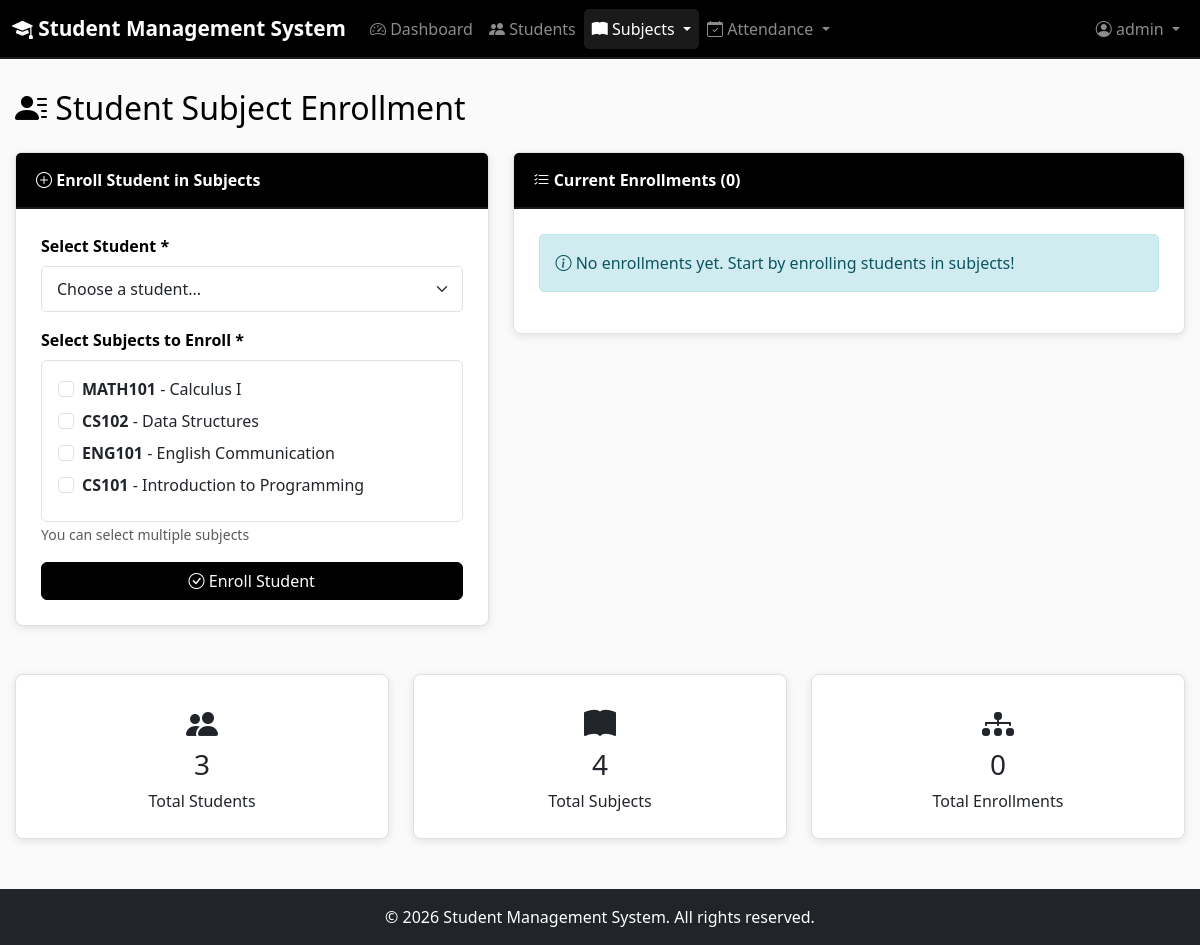
/subjects/enrollments.php (signed in), run on the app's committed database.
### tables this page shows
CREATE TABLE IF NOT EXISTS subjects (
    id INT AUTO_INCREMENT PRIMARY KEY,
    subject_code VARCHAR(20) NOT NULL UNIQUE,
    subject_name VARCHAR(100) NOT NULL,
    description TEXT,
    created_at TIMESTAMP DEFAULT CURRENT_TIMESTAMP,
    updated_at TIMESTAMP DEFAULT CURRENT_TIMESTAMP ON UPDATE CURRENT_TIMESTAMP,
    INDEX idx_subject_code (subject_code)
);

### config/database.php (called while the page is built, shortened)
<?php
try {
    $pdo = new PDO(
        "mysql:host=" . DB_HOST . ";dbname=" . DB_NAME . ";charset=utf8mb4",
        DB_USER,
        DB_PASS,
        [
            PDO::ATTR_ERRMODE => PDO::ERRMODE_EXCEPTION,
            PDO::ATTR_DEFAULT_FETCH_MODE => PDO::FETCH_ASSOC,
            PDO::ATTR_EMULATE_PREPARES => false
        ]
    );
} catch (PDOException $e) {
    die("Database connection failed: " . $e->getMessage());
}
function query($sql, $params = []) {
    global $pdo;
    try {
        $stmt = $pdo->prepare($sql);
        $stmt->execute($params);
        return $stmt;
    } catch (PDOException $e) {
        error_log("Query Error: " . $e->getMessage());
        return false;
    }
}
function fetchAll($sql, $params = []) {
    $stmt = query($sql, $params);
    return $stmt ? $stmt->fetchAll() : [];
}
?>

### subjects/enrollments.php (the view, shortened to what this page needs)
<?php
require_once '../config/database.php';
$students = fetchAll("SELECT id, student_id, full_name, course, year_level FROM students ORDER BY full_name");
$subjects = fetchAll("SELECT id, subject_code, subject_name FROM subjects ORDER BY subject_name");
$enrollments = fetchAll("
    SELECT ss.id, s.student_id, s.full_name, s.course, s.year_level,
           sub.subject_code, sub.subject_name, ss.enrolled_at
    FROM student_subjects ss
    JOIN students s ON ss.student_id = s.id
    JOIN subjects sub ON ss.subject_id = sub.id
    ORDER BY s.full_name, sub.subject_name
");
require_once '../includes/header.php';
?>
<div class="row">
    <div class="col-12">
        <h2 class="mb-4"><i class="bi bi-person-lines-fill"></i> Student Subject Enrollment</h2>
    </div>
</div>
<div class="row">
    <div class="col-lg-5">
        <div class="card mb-4">
            <div class="card-header">
                <i class="bi bi-plus-circle"></i> Enroll Student in Subjects
            </div>
            <div class="card-body">
                <form method="POST">
                    <div class="mb-3">
                        <label for="student_id" class="form-label">Select Student *</label>
                        <select class="form-select" id="student_id" name="student_id" required>
                            <option value="">Choose a student...</option>
                        </select>
                    </div>
                    <div class="mb-3">
                        <label class="form-label">Select Subjects to Enroll *</label>
                        <div class="border rounded p-3" style="max-height: 300px; overflow-y: auto;">
                            <?php if (count($subjects) > 0): ?>
                                <?php foreach ($subjects as $subject): ?>
                                    <div class="form-check mb-2">
                                        <input class="form-check-input" type="checkbox" name="subjects[]"
                                               value="<?php echo $subject['id']; ?>"
                                               id="subject_<?php echo $subject['id']; ?>">
                                        <label class="form-check-label" for="subject_<?php echo $subject['id']; ?>">
                                            <strong><?php echo htmlspecialchars($subject['subject_code']); ?></strong> -
                                            <?php echo htmlspecialchars($subject['subject_name']); ?>
                                        </label>
                                    </div>
                                <?php endforeach; ?>
                            <?php else: ?>
                                <p class="text-muted">No subjects available. <a href="/amsp/subjects/add.php">Add subjects first</a>.</p>
                            <?php endif; ?>
                        </div>
                        <small class="text-muted">You can select multiple subjects</small>
                    </div>
                    <button type="submit" class="btn btn-dark w-100">
                        <i class="bi bi-check-circle"></i> Enroll Student
                    </button>
                </form>
            </div>
        </div>
    </div>
    <div class="col-lg-7">
        <div class="card">
            <div class="card-header">
                <i class="bi bi-list-check"></i> Current Enrollments (<?php echo count($enrollments); ?>)
            </div>
            <div class="card-body">
                <?php if (count($enrollments) > 0): ?>
                    <div class="mb-3">
                        <input type="text" class="form-control" id="searchEnrollment"
                               placeholder="Search by student name or subject..."
                               onkeyup="filterEnrollments()">
                    </div>
                    <div class="table-responsive">
                        <table class="table table-hover table-striped" id="enrollmentTable">
                            <thead>
                                <tr>
                                    <th>Student ID</th>
                                    <th>Student Name</th>
                                    <th>Subject Code</th>
                                    <th>Subject Name</th>
                                    <th>Enrolled Date</th>
                                    <th>Action</th>
                                </tr>
                            </thead>
                            <tbody>
                                <?php foreach ($enrollments as $enrollment): ?>
                                    <tr>
                                        <td><?php echo htmlspecialchars($enrollment['student_id']); ?></td>
                                        <td>
                                            <strong><?php echo htmlspecialchars($enrollment['full_name']); ?></strong><br>
                                            <small class="text-muted"><?php echo htmlspecialchars($enrollment['course']); ?></small>
                                        </td>
                                        <td><span class="badge bg-dark"><?php echo htmlspecialchars($enrollment['subject_code']); ?></span></td>
                                        <td><?php echo htmlspecialchars($enrollment['subject_name']); ?></td>
                                        <td><?php echo date('M d, Y', strtotime($enrollment['enrolled_at'])); ?></td>
                                        <td>
                                            <a href="?unenroll=<?php echo $enrollment['id']; ?>"
                                               class="btn btn-sm btn-outline-danger"
                                               onclick="return confirm('Remove this enrollment?')">
                                                <i class="bi bi-x-circle"></i> Unenroll
                                            </a>
                                        </td>
                                    </tr>
                                <?php endforeach; ?>
                            </tbody>
                        </table>
                    </div>
                <?php else: ?>
                    <div class="alert alert-info">
                        <i class="bi bi-info-circle"></i> No enrollments yet. Start by enrolling students in subjects!
                    </div>
                <?php endif; ?>
            </div>
        </div>
    </div>
</div>
<div class="row mt-4">
    <div class="col-md-4">
        <div class="card">
            <div class="card-body text-center">
                <i class="bi bi-people-fill" style="font-size: 2rem;"></i>
                <h3><?php echo count($students); ?></h3>
                <p class="mb-0">Total Students</p>
            </div>
        </div>
    </div>
    <div class="col-md-4">
        <div class="card">
            <div class="card-body text-center">
                <i class="bi bi-book-fill" style="font-size: 2rem;"></i>
                <h3><?php echo count($subjects); ?></h3>
                <p class="mb-0">Total Subjects</p>
            </div>
        </div>
    </div>
    <div class="col-md-4">
        <div class="card">
            <div class="card-body text-center">
                <i class="bi bi-diagram-3-fill" style="font-size: 2rem;"></i>
                <h3><?php echo count($enrollments); ?></h3>
                <p class="mb-0">Total Enrollments</p>
            </div>
        </div>
    </div>
</div>
<?php require_once '../includes/footer.php'; ?>

### assets/css/style.css (style rules this page uses)
:root { --primary-black: #000000; --secondary-black: #1a1a1a; --light-gray: #f5f5f5; --lighter-gray: #fafafa; --white: #ffffff; --border-color: #e0e0e0; --shadow: rgba(0, 0, 0, 0.1); }
* { margin: 0; padding: 0; box-sizing: border-box; }
body { font-family: 'Segoe UI', Tahoma, Geneva, Verdana, sans-serif; background-color: var(--lighter-gray); color: var(--primary-black); min-height: 100vh; display: flex; flex-direction: column; }
.card { border: 1px solid var(--border-color); border-radius: 8px; box-shadow: 0 2px 8px var(--shadow); background-color: var(--white); margin-bottom: 20px; }
.card-header { background-color: var(--primary-black); color: var(--white); font-weight: 600; border-bottom: 2px solid var(--secondary-black); padding: 15px 20px; }
.card-body { padding: 25px; }
.btn-dark { background-color: var(--primary-black); border-color: var(--primary-black); }
.form-control, .form-select { border: 1px solid var(--border-color); border-radius: 5px; padding: 10px 15px; }
.form-label { font-weight: 600; color: var(--primary-black); margin-bottom: 8px; }
.alert { border-radius: 5px; border: 1px solid transparent; }
.alert-info { background-color: #d1ecf1; border-color: #bee5eb; color: #0c5460; }

### data on the page
subjects: subject_code "MATH101", subject_name "Calculus I"
subjects: subject_code "CS102", subject_name "Data Structures"
subjects: subject_code "ENG101", subject_name "English Communication"
subjects: subject_code "CS101", subject_name "Introduction to Programming"

### other printed values
$_SESSION['username'] "admin"
count($enrollments) "0"
count($students) "3"
count($subjects) "4"
